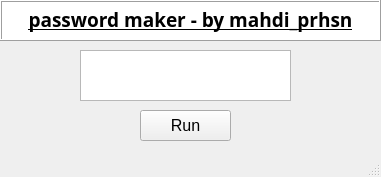
<?xml version="1.0" encoding="UTF-8"?>
<ui version="4.0">
 <class>MainWindow</class>
 <widget class="QMainWindow" name="MainWindow">
  <property name="geometry">
   <rect>
    <x>0</x>
    <y>0</y>
    <width>381</width>
    <height>177</height>
   </rect>
  </property>
  <property name="font">
   <font>
    <pointsize>8</pointsize>
   </font>
  </property>
  <property name="windowTitle">
   <string>MainWindow</string>
  </property>
  <widget class="QWidget" name="centralwidget">
   <widget class="QPushButton" name="exe">
    <property name="geometry">
     <rect>
      <x>140</x>
      <y>110</y>
      <width>91</width>
      <height>31</height>
     </rect>
    </property>
    <property name="font">
     <font>
      <pointsize>12</pointsize>
     </font>
    </property>
    <property name="text">
     <string>Run</string>
    </property>
   </widget>
   <widget class="QTextBrowser" name="dis_password">
    <property name="geometry">
     <rect>
      <x>80</x>
      <y>50</y>
      <width>211</width>
      <height>51</height>
     </rect>
    </property>
    <property name="font">
     <font>
      <pointsize>22</pointsize>
     </font>
    </property>
    <property name="html">
     <string>&lt;!DOCTYPE HTML PUBLIC &quot;-//W3C//DTD HTML 4.0//EN&quot; &quot;http://www.w3.org/TR/REC-html40/strict.dtd&quot;&gt;
&lt;html&gt;&lt;head&gt;&lt;meta name=&quot;qrichtext&quot; content=&quot;1&quot; /&gt;&lt;style type=&quot;text/css&quot;&gt;
p, li { white-space: pre-wrap; }
&lt;/style&gt;&lt;/head&gt;&lt;body style=&quot; font-family:'MS Shell Dlg 2'; font-size:22pt; font-weight:400; font-style:normal;&quot;&gt;
&lt;p align=&quot;center&quot; style=&quot;-qt-paragraph-type:empty; margin-top:0px; margin-bottom:0px; margin-left:0px; margin-right:0px; -qt-block-indent:0; text-indent:0px; font-size:8pt;&quot;&gt;&lt;br /&gt;&lt;/p&gt;&lt;/body&gt;&lt;/html&gt;</string>
    </property>
   </widget>
   <widget class="QTextBrowser" name="dis_message">
    <property name="geometry">
     <rect>
      <x>0</x>
      <y>0</y>
      <width>381</width>
      <height>41</height>
     </rect>
    </property>
    <property name="font">
     <font>
      <family>Pacifico</family>
      <pointsize>14</pointsize>
      <weight>75</weight>
      <italic>false</italic>
      <bold>true</bold>
      <underline>true</underline>
      <strikeout>false</strikeout>
      <kerning>true</kerning>
     </font>
    </property>
    <property name="frameShape">
     <enum>QFrame::Box</enum>
    </property>
    <property name="frameShadow">
     <enum>QFrame::Raised</enum>
    </property>
    <property name="html">
     <string>&lt;!DOCTYPE HTML PUBLIC &quot;-//W3C//DTD HTML 4.0//EN&quot; &quot;http://www.w3.org/TR/REC-html40/strict.dtd&quot;&gt;
&lt;html&gt;&lt;head&gt;&lt;meta name=&quot;qrichtext&quot; content=&quot;1&quot; /&gt;&lt;style type=&quot;text/css&quot;&gt;
p, li { white-space: pre-wrap; }
&lt;/style&gt;&lt;/head&gt;&lt;body style=&quot; font-family:'Pacifico'; font-size:14pt; font-weight:600; font-style:normal;&quot;&gt;
&lt;p align=&quot;center&quot; style=&quot; margin-top:0px; margin-bottom:0px; margin-left:0px; margin-right:0px; -qt-block-indent:0; text-indent:0px;&quot;&gt;&lt;span style=&quot; font-family:'MV Boli';&quot;&gt;password maker - by mahdi_prhsn&lt;/span&gt;&lt;/p&gt;&lt;/body&gt;&lt;/html&gt;</string>
    </property>
   </widget>
  </widget>
  <widget class="QMenuBar" name="menubar">
   <property name="geometry">
    <rect>
     <x>0</x>
     <y>0</y>
     <width>381</width>
     <height>19</height>
    </rect>
   </property>
  </widget>
  <widget class="QStatusBar" name="statusbar"/>
 </widget>
 <resources/>
 <connections>
  <connection>
   <sender>exe</sender>
   <signal>clicked()</signal>
   <receiver>MainWindow</receiver>
   <slot>show()</slot>
   <hints>
    <hint type="sourcelabel">
     <x>185</x>
     <y>146</y>
    </hint>
    <hint type="destinationlabel">
     <x>190</x>
     <y>97</y>
    </hint>
   </hints>
  </connection>
 </connections>
</ui>
